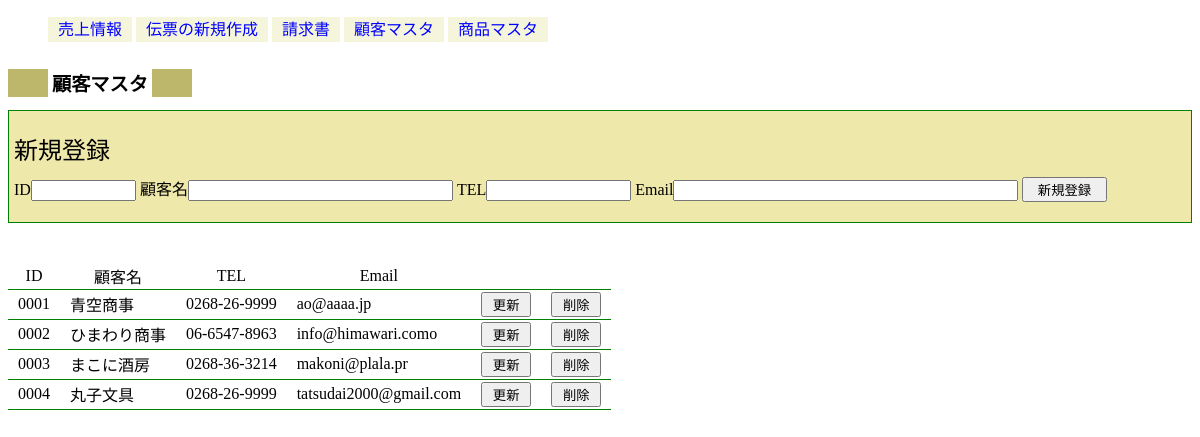
The page /Chapter7/customer.php on the database as committed earlier.
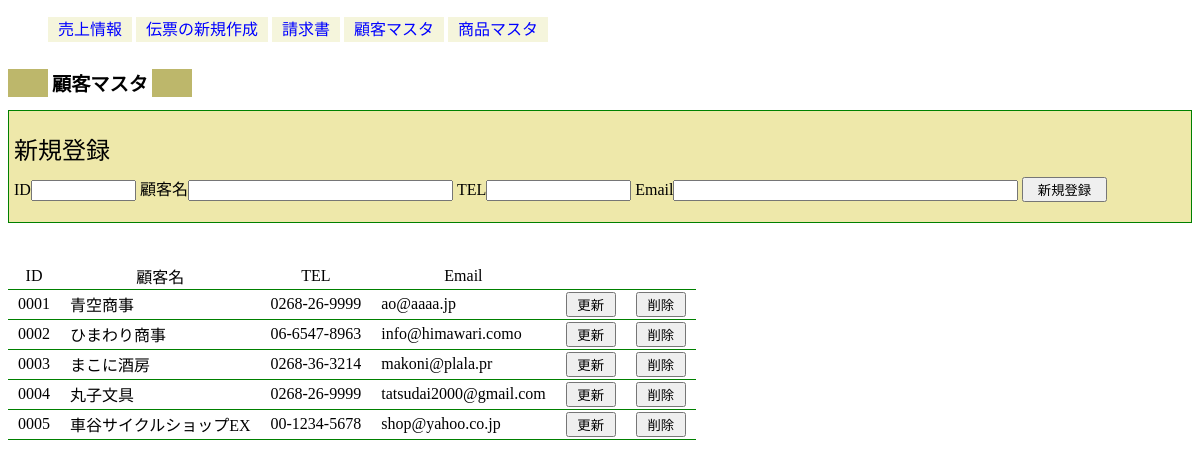
The same page on the database as committed later.
### tables this page shows
CREATE TABLE IF NOT EXISTS `customer` (
  `CustomerID` varchar(4) NOT NULL,
  `CustomerName` varchar(30) NOT NULL,
  `TEL` varchar(12) DEFAULT NULL,
  `Email` varchar(50) DEFAULT NULL
);

### Chapter7/class_folder/db.php (called while the page is built)
<?php
class DB{
	private $USER = 'root';
	private $PW = 'yoshi01';
	private $dns = "mysql:dbname=salesmanagement;host=localhost;charset=utf8";
	private function Connectdb(){
		try{
			$pdo = new PDO($this->dns,$this->USER,$this->PW);
			return $pdo;
		}catch(Exception $e){
			return false;
		}
	}
	protected function executeSQL($sql,$array){
		try{
			if(!$pdo = $this->Connectdb()){
				return false;
			}
			$stmt = $pdo->prepare($sql);
			$stmt->execute($array);
			return $stmt;
		}catch(Exception $e){
			return false;
		}
	}
}
?>

### Chapter7/class_folder/DBCustomer.php (the view, shortened to what this page needs)
<?php
require_once('db.php');
class DBCustomer extends DB{
	public function SelectCustomerAll(){
		$sql = "SELECT * FROM customer";
		$res = parent::executeSQL($sql,null);
		$data = "<table class='recordlist'>";
		$data .= "<tr><th>ID</th><th>顧客名</th><th>TEL</th><th>Email</th><th></th><th></th></tr>\n";
		foreach($rows = $res->fetchAll(PDO::FETCH_NUM) as $row){
			$data .= "<tr>";
			for($i=0; $i<count($row); $i++){
				$data .= "<td>{$row[$i]}</td>";
			}
			$data .= <<<eof
			<td><form method='post' action=''>
			<input type='hidden' name='id' value='{$row[0]}'>
			<input type='submit' name='update' value=' 更新 '>
			</form></td>
eof;
			$data .= <<<eof
			<td><form method='post' action=''>
			<input type='hidden' name='id' value='{$row[0]}'>
			<input type='submit' name='delete' id='delete' value=' 削除 ' onClick='return CheckDelete()'>
			</form></td>
eof;
			$data .= "</tr>\n";
		}
		$data .= "</table>\n";
		return $data;
	}
}
?>

Rows that differ between the two databases and show on the page:
added customer: CustomerID "0005", CustomerName "車谷サイクルショップEX", TEL "00-1234-5678", Email "shop@yahoo.co.jp"
